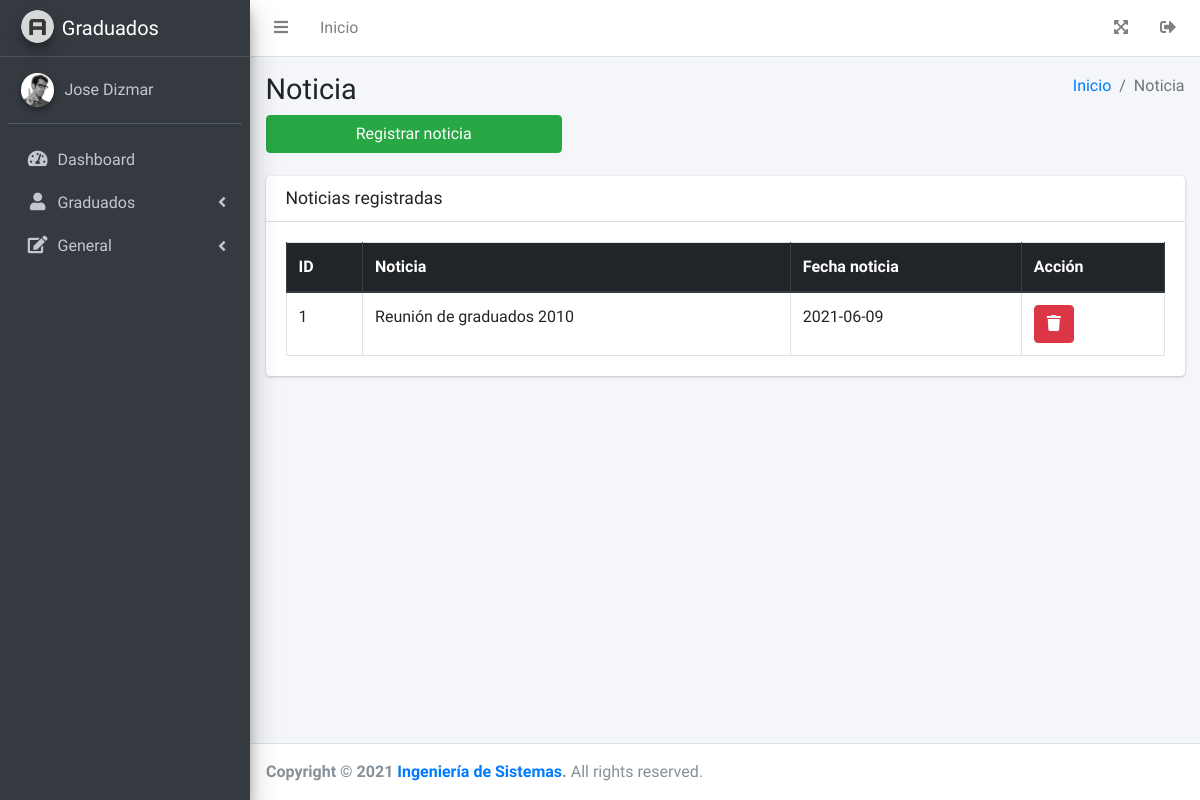
The page /Noticia (signed in) on the database as committed earlier.
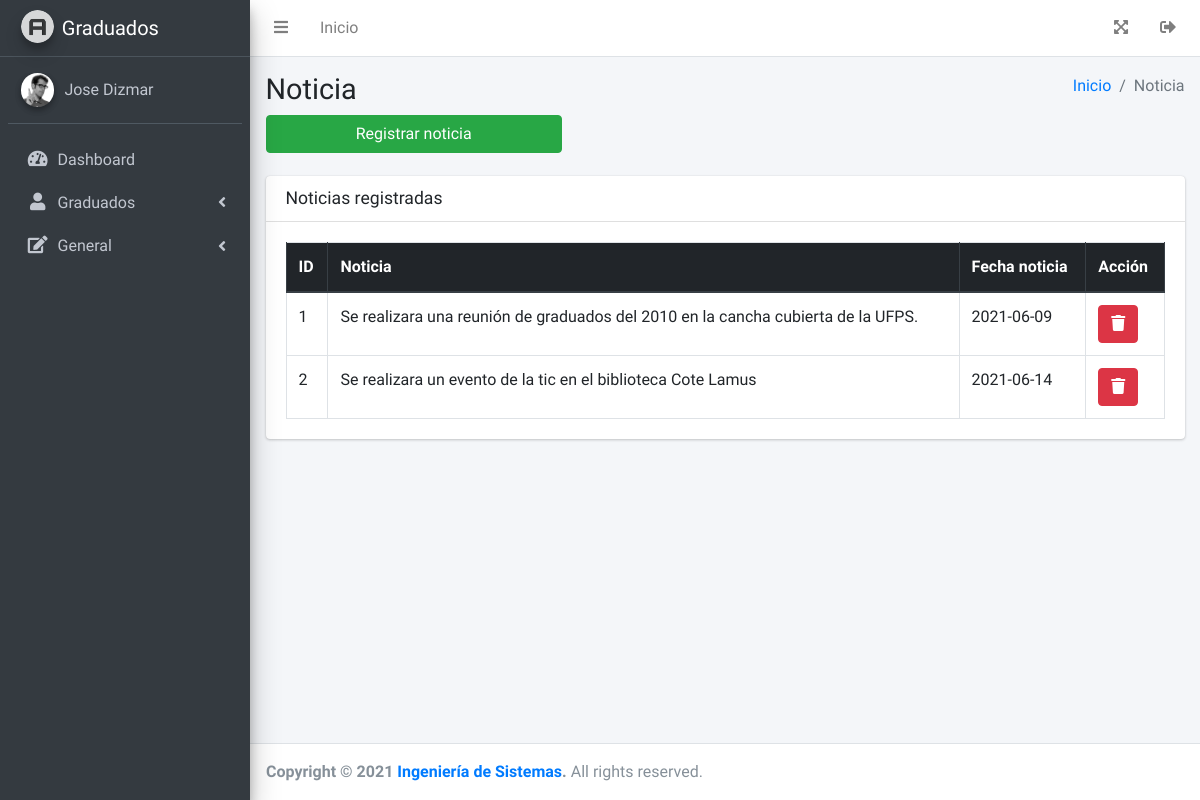
The same page on the database as committed later.
### tables this page shows
CREATE TABLE `noticia` (
  `id` int(11) NOT NULL,
  `titulo` varchar(50) NOT NULL,
  `descripcion` varchar(100) NOT NULL,
  `fecha_noticia` date NOT NULL
);

### controller/Controlador.php (called while the page is built)
<?php
class Controlador
{
    public function ctrPlantilla()
    {
        include "view/Plantilla.php";
    }
}

### index.php (called while the page is built, shortened)
<?php
require_once "controller/Controlador.php";
$plantilla = new Controlador();
$plantilla->ctrPlantilla();
?>

### view/modulos/navegacion/Noticia.php (the view, shortened to what this page needs)
<div class="content-wrapper">
    <div class="content-header">
        <div class="container-fluid">
            <div class="row mb-2">
                <div class="col-sm-6">
                    <h1 class="m-0">Noticia</h1>
                </div>
                <div class="col-sm-6">
                    <ol class="breadcrumb float-sm-right">
                        <li class="breadcrumb-item"><a href="Administracion">Inicio</a></li>
                        <li class="breadcrumb-item active">Noticia</li>
                    </ol>
                </div>
            </div>
            <div class="row mb-2">
                <div class="col-sm-4">
                    <a type="button" class="btn btn-block btn-success" data-toggle="modal" data-target="#modal-registrar-noticia">Registrar noticia</a>
                </div>
            </div>
        </div>
    </div>
    <section class="content">
        <div class="container-fluid">
            <div class="row">
                <div class="col-12">
                    <div class="card">
                        <div class="card-header">
                            <h3 class="card-title">Noticias registradas</h3>
                        </div>
                        <div class="card-body">
                            <table id="example1" class="table table-bordered ">
                                <thead class="thead-dark">
                                    <tr>
                                        <th>ID</th>
                                        <th>Noticia</th>
                                        <th>Fecha noticia</th>
                                        <th>Acci&oacute;n</th>
                                    </tr>
                                </thead>
                                <tbody>
                                    <?php
                                    $query = $conexion->query("SELECT * FROM noticia ORDER BY fecha_noticia ASC");
                                    while ($row = mysqli_fetch_array($query)) {
                                        echo "<tr>
                                                <td>" . $row["id"] . "</td>
                                                <td>" . utf8_encode($row["descripcion"]) . "</td>
                                                <td>" . utf8_encode($row["fecha_noticia"]) . "</td>
                                                <td>
                                                    <a class='btn btn-danger' onclick='verPersonal(" . $row["id"] . "," . 2 . ")'><i class='fas fa-trash'></i></a>
                                                </td>
                                            </tr>";
                                    }
                                    ?>
                                </tbody>
                            </table>
                        </div>
                    </div>
                </div>
            </div>
        </div>
    </section>
</div>

### view/Plantilla.php (shortened to what this page needs)
<?php
if (isset($_GET["ubicacion"])) {
    if ($_GET["ubicacion"] == "Inicio") { ?>
        <!DOCTYPE html>
        <html lang="es">
        <head>
            <meta charset="utf-8">
            <meta content="width=device-width, initial-scale=1.0" name="viewport">
            <title>Graduados | UFPS</title>
            <meta content="" name="description">
            <meta content="" name="keywords">
            <link href="https://ww2.ufps.edu.co/assets/img/ico/favicon.ico" rel="icon">
            <link href="https://ww2.ufps.edu.co/assets/img/ico/favicon.ico" rel="apple-touch-icon">
            <link href="https://fonts.googleapis.com/css?family=Open+Sans:300,300i,400,400i,600,600i,700,700i|Roboto:300,300i,400,400i,500,500i,600,600i,700,700i|Poppins:300,300i,400,400i,500,500i,600,600i,700,700i" rel="stylesheet">
            <link href="view/presentacion/general/vendor/bootstrap/css/bootstrap.min.css" rel="stylesheet">
            <link href="view/presentacion/general/vendor/icofont/icofont.min.css" rel="stylesheet">
            <link href="view/presentacion/general/vendor/boxicons/css/boxicons.min.css" rel="stylesheet">
            <link href="view/presentacion/general/vendor/owl.carousel/assets/owl.carousel.min.css" rel="stylesheet">
            <link href="view/presentacion/general/vendor/venobox/venobox.css" rel="stylesheet">
            <link href="view/presentacion/general/vendor/aos/aos.css" rel="stylesheet">
            <link href="view/presentacion/general/css/style.css" rel="stylesheet">
        </head>
        <?php include "modulos/navegacion/" . $_GET["ubicacion"] . ".php"; ?>
        <script src="view/presentacion/general/vendor/jquery/jquery.min.js"></script>
        <script src="view/presentacion/general/vendor/bootstrap/js/bootstrap.bundle.min.js"></script>
        <script src="view/presentacion/general/vendor/jquery.easing/jquery.easing.min.js"></script>
        <script src="view/presentacion/general/vendor/php-email-form/validate.js"></script>
        <script src="view/presentacion/general/vendor/waypoints/jquery.waypoints.min.js"></script>
        <script src="view/presentacion/general/vendor/counterup/counterup.min.js"></script>
        <script src="view/presentacion/general/vendor/owl.carousel/owl.carousel.min.js"></script>
        <script src="view/presentacion/general/vendor/isotope-layout/isotope.pkgd.min.js"></script>
        <script src="view/presentacion/general/vendor/venobox/venobox.min.js"></script>
        <script src="view/presentacion/general/vendor/aos/aos.js"></script>
        <script src="view/presentacion/general/js/main.js"></script>
        </body>
        </html>
    <?php } else if (
        $_GET["ubicacion"] == "Administracion" || $_GET["ubicacion"] == "Registrar-graduados"
        || $_GET["ubicacion"] == "Ver-graduados" || $_GET["ubicacion"] == "Noticia" || $_GET["ubicacion"] == "Evento"
        || $_GET["ubicacion"] == "Carrera" || $_GET["ubicacion"] == "Perfil"
    ) { ?>
        <!DOCTYPE html>
        <html lang="es">
        <head>
            <link rel="stylesheet" href="view/presentacion/admin/plugins/fontawesome-free/css/all.min.css">
            <link rel="stylesheet" href="https://code.ionicframework.com/ionicons/2.0.1/css/ionicons.min.css">
            <link rel="stylesheet" href="view/presentacion/admin/plugins/tempusdominus-bootstrap-4/css/tempusdominus-bootstrap-4.min.css">
            <link rel="stylesheet" href="view/presentacion/admin/plugins/icheck-bootstrap/icheck-bootstrap.min.css">
            <link rel="stylesheet" href="view/presentacion/admin/plugins/jqvmap/jqvmap.min.css">
            <link rel="stylesheet" href="view/presentacion/admin/dist/css/adminlte.min.css">
            <link rel="stylesheet" href="view/presentacion/admin/plugins/overlayScrollbars/css/OverlayScrollbars.min.css">
            <link rel="stylesheet" href="view/presentacion/admin/plugins/daterangepicker/daterangepicker.css">
            <link rel="stylesheet" href="view/presentacion/admin/plugins/summernote/summernote-bs4.min.css">
            <link rel="stylesheet" href="view/presentacion/general/css/sweetalert2.min.css">
            <link rel="stylesheet" href="view/presentacion/admin/plugins/datatables-bs4/css/dataTables.bootstrap4.min.css">
            <link rel="stylesheet" href="view/presentacion/admin/plugins/datatables-responsive/css/responsive.bootstrap4.min.css">
            <link rel="stylesheet" href="view/presentacion/admin/plugins/datatables-buttons/css/buttons.bootstrap4.min.css">
        </head>
        <body class="hold-transition sidebar-mini">
            <div class="wrapper">
                <?php
                include_once "modulos/header.php";
                include_once 'modulos/menu.php';
                include "modulos/navegacion/" . $_GET["ubicacion"] . ".php";
                include_once "modulos/footer.php";
                ?>
            </div>
        </body>
        </html>
<?php }
} else {
    header('location: Inicio');
}

### view/modulos/header.php (shortened to what this page needs)
<nav class="main-header navbar navbar-expand navbar-white navbar-light">
    <ul class="navbar-nav">
        <li class="nav-item">
            <a class="nav-link" data-widget="pushmenu" href="#" role="button"><i class="fas fa-bars"></i></a>
        </li>
        <li class="nav-item d-none d-sm-inline-block">
            <a href="Administracion" class="nav-link">Inicio</a>
        </li>
    </ul>
    <ul class="navbar-nav ml-auto">
        <li class="nav-item">
            <a class="nav-link" data-widget="fullscreen" href="#" role="button">
                <i class="fas fa-expand-arrows-alt"></i>
            </a>
        </li>
        <li class="nav-item">
            <a class="nav-link" data-slide="true" href="" data-toggle="modal" data-target="#mediumModal" role="button">
                <i class="fas fa-sign-out-alt"></i>
            </a>
        </li>
    </ul>
</nav>

### view/modulos/menu.php (shortened to what this page needs)
<aside class="main-sidebar sidebar-dark-primary elevation-4">
    <a href="#!" class="brand-link">
        <img src="view/presentacion/admin/dist/img/AdminLTELogo.png" alt="AdminLTE Logo" class="brand-image img-circle elevation-3" style="opacity: .8">
        <span class="brand-text font-weight-light">Graduados</span>
    </a>
    <div class="sidebar">
        <div class="user-panel mt-3 pb-3 mb-3 d-flex">
            <div class="image">
                <img src="view/presentacion/admin/dist/img/user2-160x160.jpg" class="img-circle elevation-2" alt="User Image">
            </div>
            <div class="info">
                <a href="Perfil" class="d-block">Jose Dizmar</a>
            </div>
        </div>
        <nav class="mt-2">
            <ul class="nav nav-pills nav-sidebar flex-column" data-widget="treeview" role="menu" data-accordion="false">
                <li class="nav-item">
                    <a href="Administracion" class="nav-link">
                        <i class="nav-icon fas fa-tachometer-alt"></i>
                        <p>Dashboard</p>
                    </a>
                </li>
                <li class="nav-item">
                    <a href="#" class="nav-link">
                        <i class="nav-icon fas fa-user"></i>
                        <p>
                            Graduados
                            <i class="fas fa-angle-left right"></i>
                        </p>
                    </a>
                </li>
                <li class="nav-item">
                    <a href="#" class="nav-link">
                        <i class="nav-icon fas fa-edit"></i>
                        <p>
                            General
                            <i class="right fas fa-angle-left"></i>
                        </p>
                    </a>
                </li>
            </ul>
        </nav>
    </div>
</aside>

### view/modulos/footer.php (shortened to what this page needs)
<footer class="main-footer">
    <strong>Copyright &copy; 2021 <a href="">Ingenier&iacute;a de Sistemas</a>.</strong>
    All rights reserved.
</footer>

Rows that differ between the two databases and show on the page:
changed noticia id 1: descripcion "Reunión de graduados 2010" → "Se realizara una reunión de graduados del 2010 en la cancha cubierta de la UFPS."
added noticia: id "2", descripcion "Se realizara un evento de la tic en el biblioteca Cote Lamus", fecha_noticia "2021-06-14"
